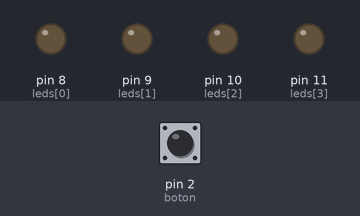
The sketch below on a simulated Arduino Uno, built with avr-gcc and run on an emulated ATmega328P. On the bench: output pins drawn as LEDs (lit = HIGH). The test bench sets the inputs (shaded band); at power-on: pin 2 (boton) HIGH.

Above: at 1.2 s.
1.3 s: pin 2 (boton) pulled LOW for 0.15 s
At 2.5 s:
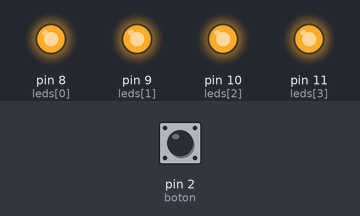
4.4 s: pin 2 (boton) pulled LOW for 1 s
At 4.55 s:
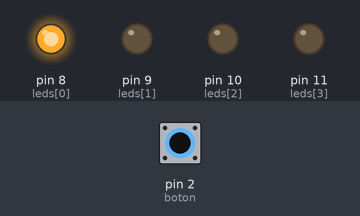
8.2 s: pin 2 (boton) pulled LOW for 3.2 s
At 8.65 s:
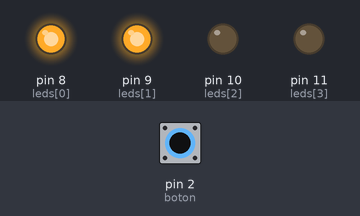
Timing chart, 0 to 15.2 s (numbered marks = the images above; inputs shaded):
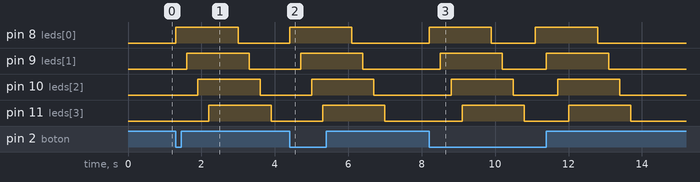

Measured:
- after the input at 1.3 s, pin 8 (leds[0]): LOW → HIGH at once, → LOW 1.7 s later; pin 9 (leds[1]): LOW → HIGH after 0.30 s, → LOW 1.7 s later; pin 10 (leds[2]): LOW → HIGH after 0.60 s, → LOW 1.7 s later; pin 11 (leds[3]): LOW → HIGH after 0.90 s, → LOW 1.7 s later
- after the input at 4.4 s, pin 8 (leds[0]): LOW → HIGH at once, → LOW 1.7 s later; pin 9 (leds[1]): LOW → HIGH after 0.30 s, → LOW 1.7 s later; pin 10 (leds[2]): LOW → HIGH after 0.60 s, → LOW 1.7 s later; pin 11 (leds[3]): LOW → HIGH after 0.90 s, → LOW 1.7 s later
- after the input at 8.2 s, pin 8 (leds[0]): alternates HIGH for 1.7 s and LOW for 1.2 s, 4 changes in all, then stays LOW, starting at once; pin 9 (leds[1]): alternates HIGH for 1.7 s and LOW for 1.2 s, 4 changes in all, then stays LOW, starting after 0.30 s

The sketch:

ejemplo_do_while.ino
```cpp
int boton = 2;

int leds[] = {8, 9, 10, 11};

void setup() {

  pinMode(boton, INPUT_PULLUP);

  int i = 0;

  // Configurar LEDs como salida
  do {
    pinMode(leds[i], OUTPUT);
    i++;

  } while (i < 4);

}

void loop() {

  // Si el botón se presiona
  if (digitalRead(boton) == LOW) {

    int i = 0;

    // Encender LEDs uno por uno
    do {

      digitalWrite(leds[i], HIGH);
      delay(300);

      i++;

    } while (i < 4);

    delay(500);

    i = 0;

    // Apagar LEDs uno por uno
    do {

      digitalWrite(leds[i], LOW);
      delay(300);

      i++;

    } while (i < 4);

  }
}
```
